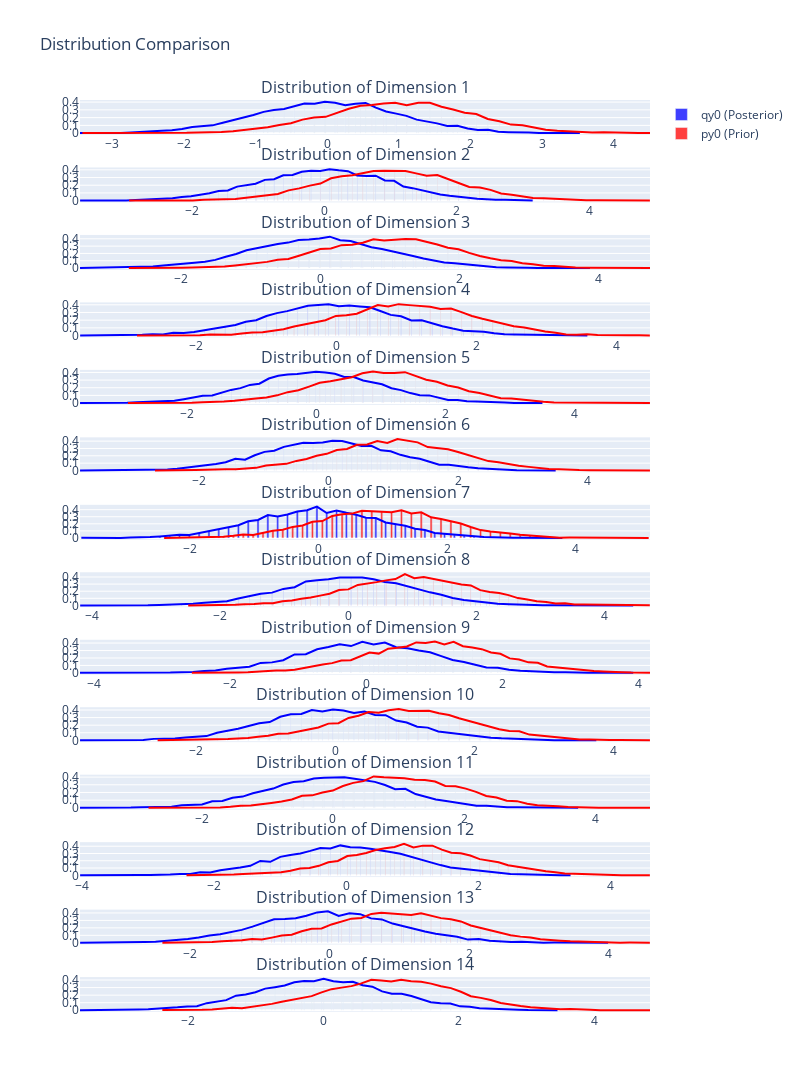

Notebook source saved alongside this figure:
### Code cell
import os
import torch
import numpy as np
import plotly.express as px
import plotly.graph_objects as go
import plotly.subplots as sp
import wandb

def visualize_distributions(self, num_samples=10000):
    if not os.path.exists(self.train_dir):
        os.makedirs(self.train_dir)
    
    with torch.no_grad():
        # Access mean and std for qy0 and py0, convert to numpy
        mean_q = self.qy0_mean.cpu().detach().numpy()
        std_q = torch.clamp(self.qy0_std, min=1e-6).cpu().detach().numpy()
        mean_p = self.py0_mean.cpu().detach().numpy()
        std_p = torch.clamp(self.py0_std, min=1e-6).cpu().detach().numpy()
    
    # Generate samples from normal distributions using mean and std in numpy
    qy0_samples = np.random.normal(mean_q, std_q, size=(num_samples, mean_q.shape[0]))
    py0_samples = np.random.normal(mean_p, std_p, size=(num_samples, mean_p.shape[0]))
    
    # Assume dimensions from the shape of samples
    num_dims = qy0_samples.shape[1]

    # Create subplots for each dimension
    fig = sp.make_subplots(rows=num_dims, cols=1, subplot_titles=[f'Distribution of Dimension {i+1}' for i in range(num_dims)])
    
    for i in range(num_dims):
        # Create histograms for qy0 and py0 samples for each dimension
        qy0_hist = np.histogram(qy0_samples[:, i], bins=50, density=True)
        py0_hist = np.histogram(py0_samples[:, i], bins=50, density=True)
        
        qy0_hist_x = (qy0_hist[1][1:] + qy0_hist[1][:-1]) / 2  # Bin centers
        py0_hist_x = (py0_hist[1][1:] + py0_hist[1][:-1]) / 2  # Bin centers
        
        # Add histogram bars to the figure
        fig.add_trace(go.Bar(x=qy0_hist_x, y=qy0_hist[0], marker_color='blue', opacity=0.75, name='qy0 (Posterior)', showlegend=(i == 0)), row=i+1, col=1)
        fig.add_trace(go.Bar(x=py0_hist_x, y=py0_hist[0], marker_color='red', opacity=0.75, name='py0 (Prior)', showlegend=(i == 0)), row=i+1, col=1)
        
        # Add line plots to represent the distribution
        fig.add_trace(go.Scatter(x=qy0_hist_x, y=qy0_hist[0], mode='lines', line=dict(color='blue'), name='qy0 (Posterior)', showlegend=False), row=i+1, col=1)
        fig.add_trace(go.Scatter(x=py0_hist_x, y=py0_hist[0], mode='lines', line=dict(color='red'), name='py0 (Prior)', showlegend=False), row=i+1, col=1)

    # Update layout for better spacing
    fig.update_layout(height=300*num_dims, width=800, title_text="Distribution Comparison", showlegend=True)
    
    # Save the plot as an HTML file
    plot_path = os.path.join(self.train_dir, 'distribution_comparison.html')
    fig.write_html(plot_path)

    # Log to wandb if required
    if self.log_wandb:
        wandb.log({"Distribution Comparison": wandb.Html(plot_path)})

    # Show the figure (optional, if you want to see the plot immediately in a Jupyter notebook)
    fig.show()

# Mock class and method call for demonstration
class MockClass:
    train_dir = './train_dir'
    log_wandb = False
    device = 'cpu'
    qy0_mean = torch.zeros(14)  # Example means
    qy0_std = torch.ones(14)  # Example std devs
    py0_mean = torch.ones(14)  # Example means
    py0_std = torch.ones(14)  # Example std devs

    visualize_distributions = visualize_distributions

# Instantiate and call the method
mock_instance = MockClass()
mock_instance.visualize_distributions()
